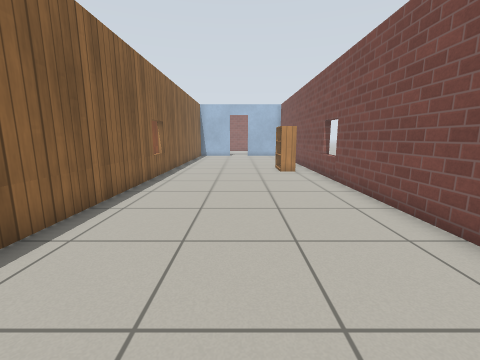
view 1 (above)

16 first-person views from a walk through a Gazebo world. The camera is 0.9 m above the floor, tilts 10° down and sees 90° across. The floor is counted in squares, 0.5 m on a side. Each view is taken from the middle of a square. On the plan, view 1 faces up. The plan holds only what a view shows up to about 14 squares ahead; the rest is blank. The place goes on beyond the plan. Gazebo's built-in surfaces are drawn with simple patterns. Some stock models are drawn as simple stand-ins. Surface patterns are stand-ins for the level's own textures.

view 2
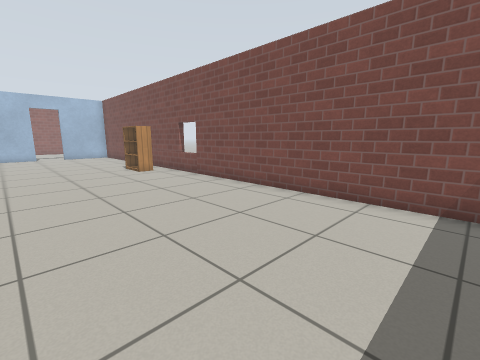

view 3
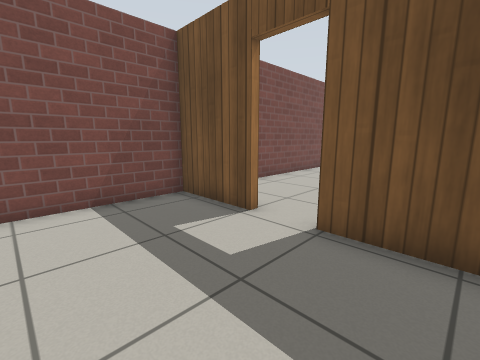

view 4
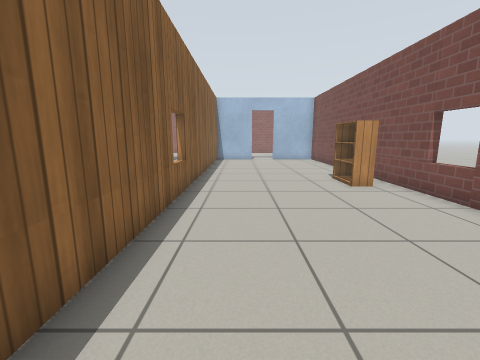

view 5
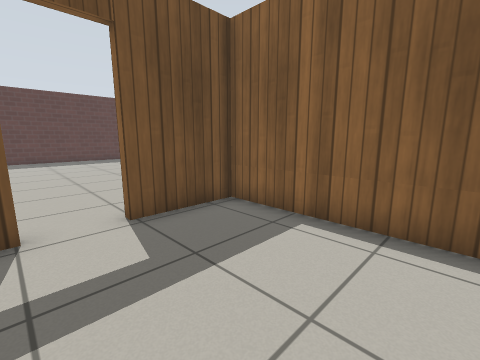

view 6
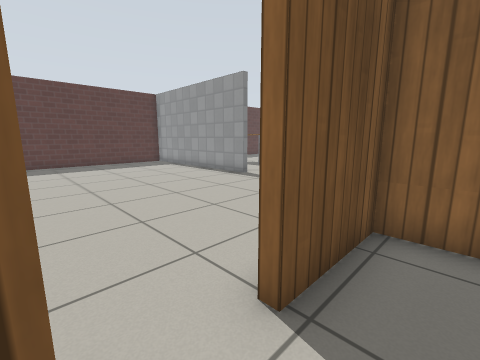

view 7
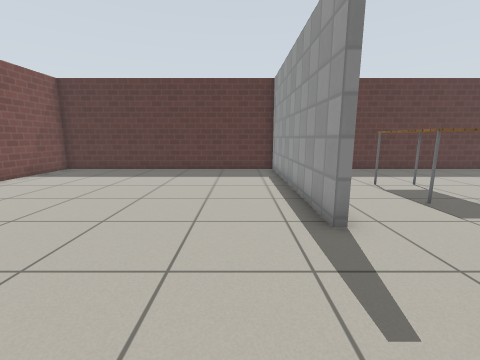

view 8
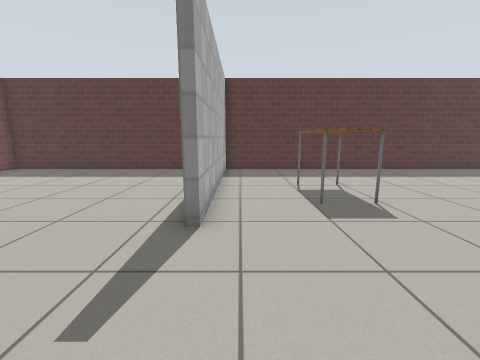

view 9
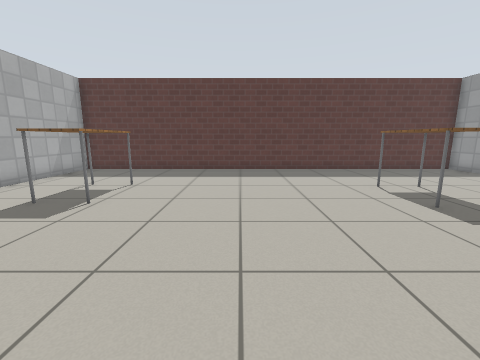

view 10
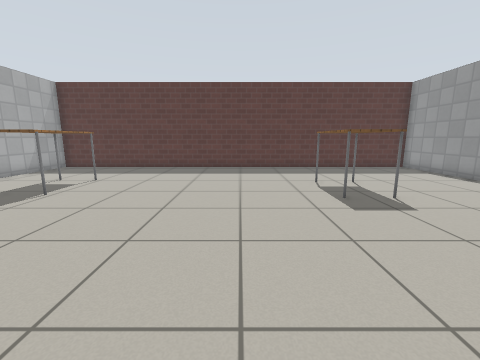

view 11
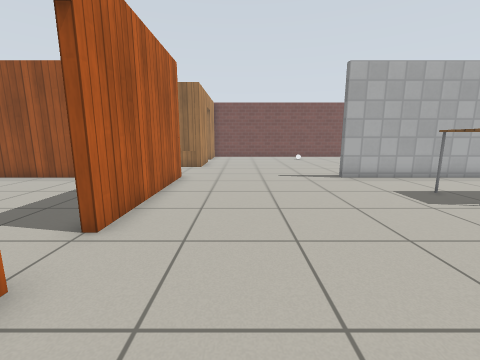

view 12
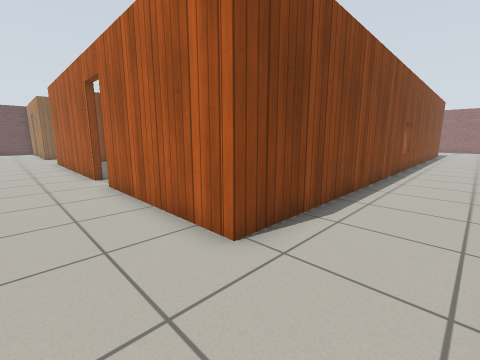

view 13
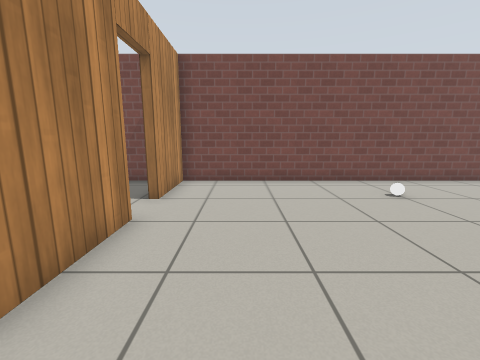

view 14
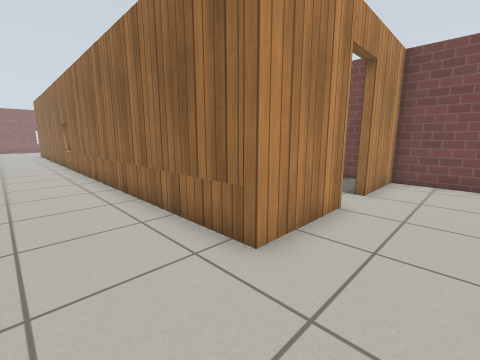

view 15
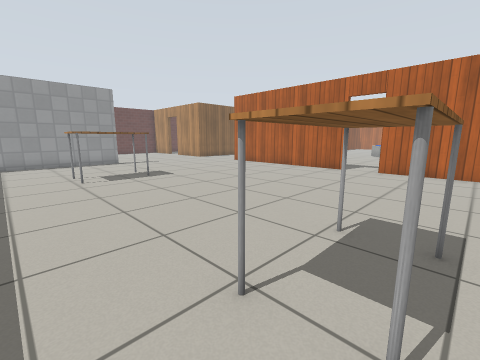

view 16
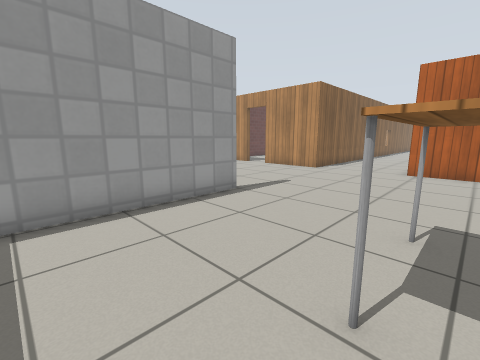

### Floor plan
Points are (right, up) in squares from view 1. A wall is a line through its corners. A room is listed if a view was taken in it or the views show most of it. See-through windows are left out.
Room 1 (views 1, 2, 3, 4, 5, 6)
walls: (-3.9, 18.5) (-3.9, -2.3) (-0.8, -2.3); (0.9, -2.3) (4, -2.3) (4, 18.5)
ways out: open door at (0.3, -2.3) to room 2
objects: bookshelf (2, 13) to (3, 15)
Room 2 (views 7, 8, 9, 10, 11, 12, 13, 14, 15, 16)
walls: (-16.4, -2.3) (-25.4, -2.3); (-7.9, -9.6) (-7.9, -18.8) (4, -18.8) (4, -2.6) (0.9, -2.6); (-0.8, -2.6) (-4.2, -2.6) (-4.2, 12.6); (-29.1, -10) (-29.1, -18.8) (-8.2, -18.8) (-8.2, -9.6); (-7.9, 12.5) (-7.9, -2.3) (-14.6, -2.3)
ways out: open door at (0.3, -2.3) to room 1; open door at (-15.5, -2)
objects: table (-24, -14) to (-22, -11); table (-13, -14) to (-11, -11); white ball (1, -10)

Where each view was taken, in squares from view 1:
view 1: 0 up, 0 right, facing up
view 2: 0 up, 3 left, facing up-right
view 3: 2 up, 3 left, facing down-right
view 4: 4 up, 2 left, facing up
view 5: 3 up, 1 right, facing down-left
view 6: 1 down, 1 right, facing down-left
view 7: 5 down, 6 left, facing down
view 8: 5 down, 9 left, facing down
view 9: 5 down, 17 left, facing down
view 10: 4 down, 19 left, facing down
view 11: 5 down, 19 left, facing right
view 12: 5 down, 5 left, facing up-left
view 13: 5 down, 6 left, facing right
view 14: 5 down, 7 left, facing up-right
view 15: 16 down, 11 left, facing up-left
view 16: 16 down, 23 left, facing up-left
